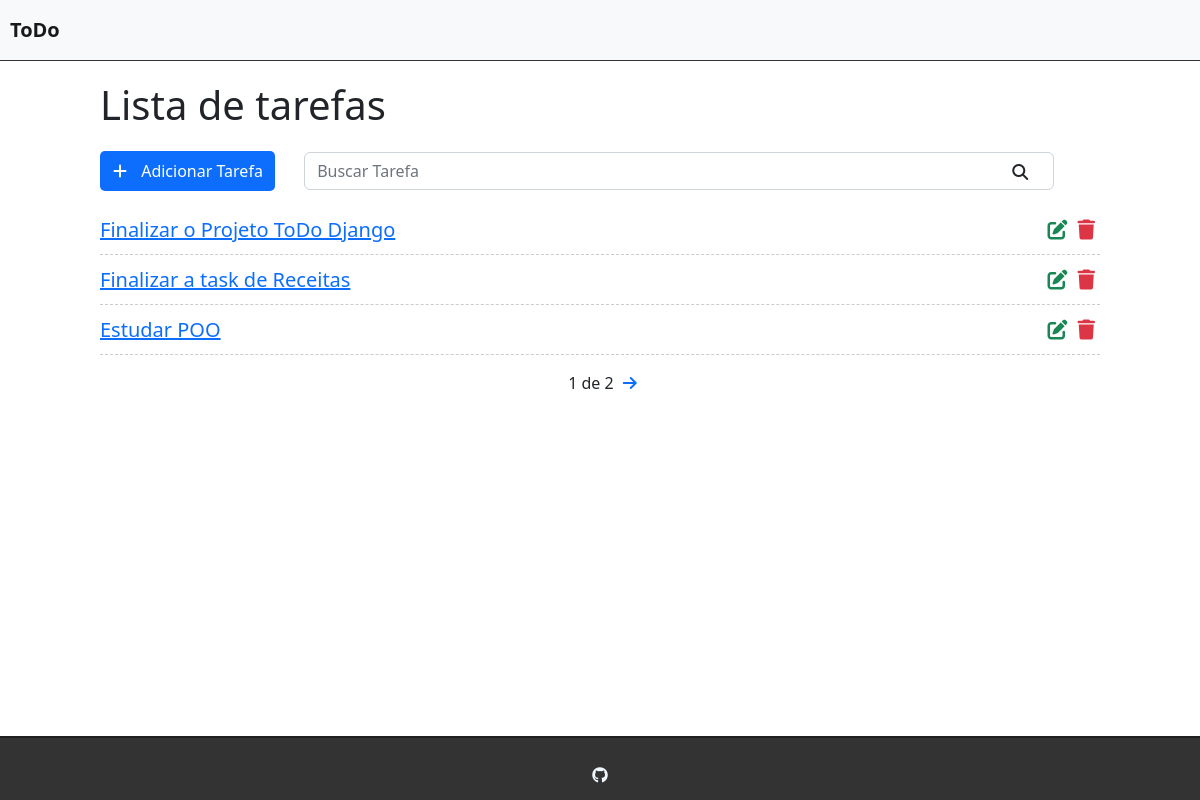
/, run on an earlier commit of the app's database.
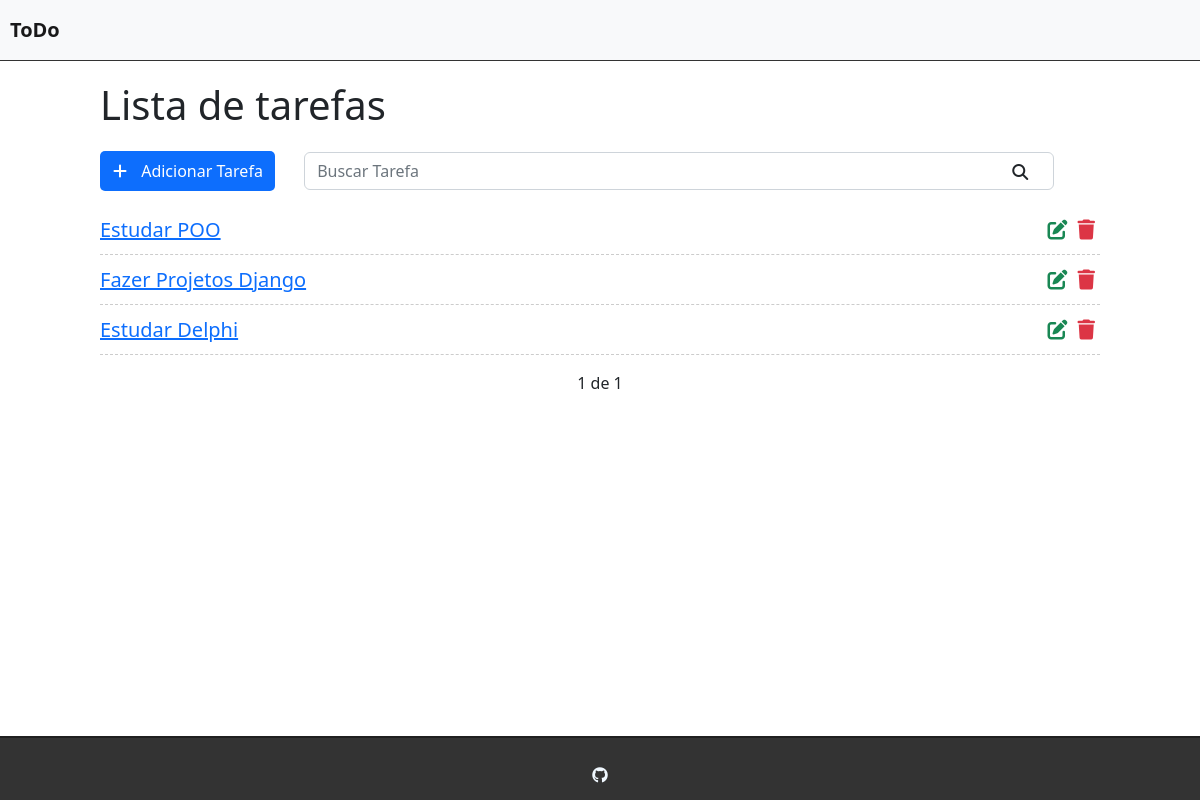
And on a later commit of the database.
### tasks/models.py (models this page shows, shortened)
class Task(models.Model):
    STATUS = (
        ('doing','Doing'),
        ('done','Done')
    )
    title = models.CharField(max_length = 255)
    description = models.TextField()
    done = models.CharField(
        max_length=5,
        choices = STATUS
        )
    created_at = models.DateTimeField(auto_now_add=True)
    updated_at = models.DateTimeField(auto_now=True)

### tasks/views.py (the view)
# urls.py: path('',views.taskList,name='task-list'),
def taskList(request):
    search =  request.GET.get('search')
    if search:
        tasks = Task.objects.filter(title__icontains=search)
        return render (request,'tasks/list.html',{'tasks':tasks})
    else:
        tasks_list = Task.objects.all().order_by('-created_at')
        paginator = Paginator(tasks_list, 3)
        page = request.GET.get('page')
        tasks = paginator.get_page(page)
        return render (request,'tasks/list.html',{'tasks':tasks})

### tasks/templates/tasks/list.html (shortened to what this page needs)
{% extends 'base.html' %}
{% block content %}
<div class="offset-1 col-10 list-div">
    <h1>Lista de tarefas</h1>
    <a id="add-link" href="newtask/">
        <div class="col-2 add-div">
            <i class="fas fa-plus"></i> Adicionar Tarefa
        </div>
    </a>
    <div class="col-9 search-div">
        <form method="GET" id="search-form">
            <input class="form-control" type="text" name='search' id="search" placeholder="Buscar Tarefa" value="{{ request.GET.search }}">
            <i class="fas fa-search" id="search-btn"></i>
        </form>
    </div>
    <ul class="task-list">
        {% for task in tasks %}
        <li class="task-item">
            <span><a href="/task/{{task.id}}"> {{task.title}} </a></span>
            <a class="delete-btn" href="deletetask/{{task.id}}"><span><i class="fas fa-trash"></i></span></a>
            <a href="edittask/{{task.id}} "><span><i class="fas fa-edit"></i></span></a>
        </li>
        {% endfor %}
    </ul>
    <div class="pagination">
        <span class="step-links">
            {% if tasks.paginator.num_pages %}
            <span class="current-page">
                {{tasks.number}} de {{tasks.paginator.num_pages}}
            </span>
            {% else %}
            <span class="return">
                <a href="/">
                    <i class="fa-solid fa-arrow-left-long"> Voltar</i>
                </a>
            </span>
            {% endif %}
            {% if tasks.has_next %}
                <a href="?page={{ tasks.next_page_number }}"> <i class="fas fa-arrow-right"></i> </a>
            {% endif %}
        </span>
    </div>
</div>
{% endblock %}

### tasks/templates/base.html (shortened to what this page needs)
{% load static %}
<!DOCTYPE html>
<html lang="en">
<head>
    <link href="https://cdn.jsdelivr.net/npm/bootstrap@5.2.3/dist/css/bootstrap.min.css" rel="stylesheet">
    <link rel="stylesheet" href="{% static 'css/style.css' %}">
    <link rel="stylesheet" href="https://cdnjs.cloudflare.com/ajax/libs/font-awesome/6.5.1/css/all.min.css" />
</head>
<body>
    <div class="container-fluid">
        <nav class="navbar navbar-expand-lg bg-light">
            <div class="container-fluid">
              <a class="navbar-brand" href="/">ToDo</a>
            </div>
        </nav>
          {% block content%}{% endblock %}
          <footer id="Footer" >
            <div class="FooterContainer" >
              <a href="https://github.com/TheJoaoVitorio">
                <i class="fa-brands fa-github"></i>
              </a>
            </div>
          </footer>
    </div>
</body>
</html>

### tasks/static/css/style.css (style rules this page uses)
.container-fluid { padding:0; }
.navbar { border-bottom: 1px solid #333; margin-bottom: 20px; padding:10px; }
.navbar-brand { font-weight: bold; }
.add-div { background-color: #0d6efd ; cursor:pointer; display: inline-block; color:#fff; border-radius:5px; margin-right: 25px; padding:8px; width: 175px; }
.fas.fa-plus { color:#FFF; margin-right:10px; margin-left: 5px; }
#add-link { text-decoration: none; }
.search-div { padding:0px; margin-top: 15px; margin-bottom:15px; display:inline-block; position: relative; }
.fas.fa-search { position: absolute; top:12px; right:26px; cursor:pointer; }
.list-div { padding:0; }
.task-list { padding-left: 0; }
.task-item { list-style: none; font-size: 20px; height: 50px; padding-top:10px; border-bottom:1px dashed #ccc; }
.fas.fa-trash, .fas.fa-edit { cursor: pointer; margin: 5px; font-size:20px; float:right; }
.fas.fa-trash { color:#dc3545; }
.fas.fa-edit { color:#198754; }
footer { background: #333; height: 200px; border-top: 2px solid #202020; }
footer > div { display: flex; justify-content: center; text-align:center; gap:12px; top:50%; position: relative; }
footer { color: #f5f5f5; }
.pagination { margin-bottom:20px; }
.step-links { position: relative; margin-left: auto; margin-right: auto; }
.step-links .current-page { margin-left: 5px; margin-right: 5px; }

### tasks/templates/base.html (style rules this page uses)
#Footer { width: 100%; height: 4em; position: fixed; bottom: 0; display: flex; justify-content: center; align-items: center; }
.FooterContainer { display: flex; justify-content: center; align-items: center; padding-bottom: 50px; }
.FooterContainer a { color: aliceblue; text-decoration: none; }

What changed in the data, as far as the page shows it:
removed Task: title "Finalizar o Projeto ToDo Django"
removed Task: title "Finalizar a task de Receitas"
added Task: title "Fazer Projetos Django"
added Task: title "Estudar Delphi"
Also different on the page:
{{ tasks.paginator.num_pages }}: "2" → "1"
